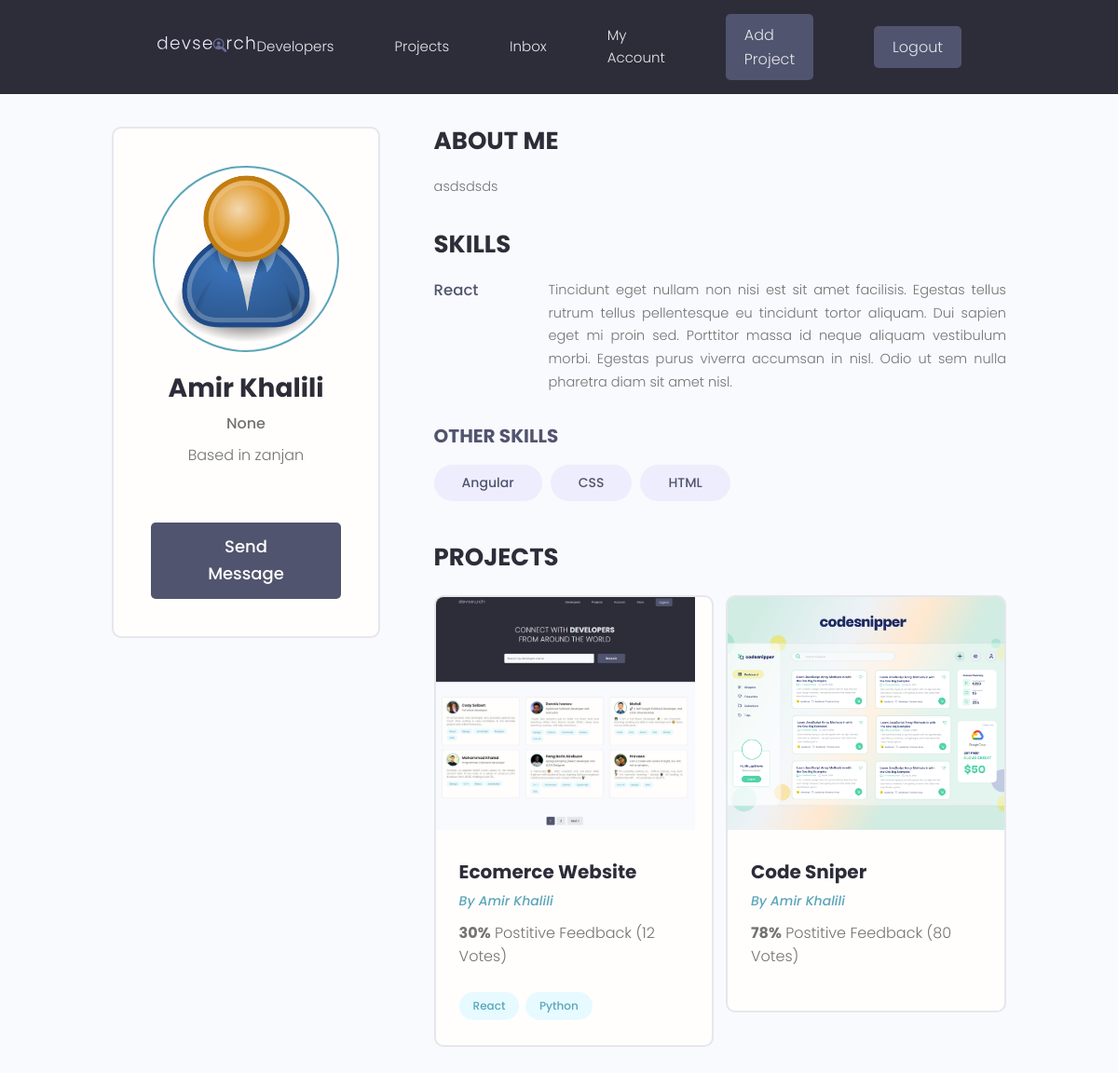
The app's page /profile/529a6cb2-aaae-4a01-9b07-c91d2c89b43c/ (signed in) with its own data.
### users/models.py (models this page shows, shortened)
class Profile(models.Model):
    user = models.OneToOneField(User, on_delete=models.CASCADE, null=True, blank=True)
    name = models.CharField(max_length=200, null=True, blank=True)
    email = models.EmailField(max_length=500, null=True, blank=True)
    username = models.CharField(max_length=200, null=True, blank=True)
    location = models.CharField(max_length=200, null=True, blank=True)
    short_intro = models.CharField(max_length=200, null=True, blank=True)
    bio = models.TextField(null=True, blank=True)
    profile_image = models.ImageField(null=True, blank=True, upload_to='profiles/', default='profiles/user-default.png')
    social_github = models.CharField(max_length=200, null=True, blank=True)
    social_twitter = models.CharField(max_length=200, null=True, blank=True)
    social_linkedin = models.CharField(max_length=200, null=True, blank=True)
    social_youtube = models.CharField(max_length=200, null=True, blank=True)
    social_website = models.CharField(max_length=200, null=True, blank=True)
    created = models.DateTimeField(auto_now_add=True)
    id = models.UUIDField(default=uuid.uuid4, unique=True, primary_key=True, editable=False)

class Skill(models.Model):
    owner = models.ForeignKey(Profile, on_delete=models.CASCADE, null=True, blank=True)
    name = models.CharField(max_length=200, null=True, blank=True)
    description = models.TextField(null=True, blank=True)
    created = models.DateTimeField(auto_now_add=True)
    id = models.UUIDField(default=uuid.uuid4, unique=True, primary_key=True, editable=False)
    def __str__(self):
        return str(self.name)

### projects/models.py (models this page shows, shortened)
class Project(models.Model):
    owner = models.ForeignKey(Profile, null=True, blank=True, on_delete=models.SET_NULL)
    title = models.CharField(max_length=200)
    description = models.TextField(null=True, blank= True) # null is for database and blank is for django
    featured_image = models.ImageField(null=True, blank= True, default='default.jpg')
    demo_link = models.CharField(max_length=2000, null=True, blank=True)
    source_link = models.CharField(max_length=2000, null=True, blank=True)
    tags = models.ManyToManyField('Tag', blank=True)
    vote_total = models.IntegerField(default=0, null=True, blank=True)
    vote_ratio = models.IntegerField(default=0, null=True, blank=True)
    created = models.DateTimeField(auto_now_add=True)
    id = models.UUIDField(default=uuid.uuid4, unique=True, primary_key=True, editable=False)

class Tag(models.Model):
    name = models.CharField(max_length=200)
    created = models.DateTimeField(auto_now_add=True)
    id = models.UUIDField(default=uuid.uuid4, unique=True, primary_key=True, editable=False)
    def __str__(self):
        return self.name

### users/views.py (the view)
# urls.py: path('profile/<str:pk>/', views.user_profile, name='user-profile'),
def user_profile(request, pk):
    profile = Profile.objects.get(id=pk)
    top_skills = profile.skill_set.exclude(description__exact="")
    other_skills = profile.skill_set.filter(description="")
    context = {'profile':profile, 'top_skills':top_skills, 'other_skills':other_skills}
    return render(request, 'users/user-profile.html', context)

### users/templates/users/user-profile.html (shortened to what this page needs)
{% extends 'main.html' %}
{% block content %}
<main class="profile my-md">
    <div class="container">
      <div class="layout">
        <div class="column column--1of3">
          <div class="card text-center">
            <div class="card__body dev">
              <img class="avatar avatar--xl" src="{{ profile.profile_image.url }}" />
              <h2 class="dev__name">{{profile.name}}</h2>
              <p class="dev__title">{{profile.short_intro}}</p>
              <p class="dev__location">Based in {{profile.location}}</p>
              <a href="#" class="btn btn--sub btn--lg">Send Message </a>
            </div>
          </div>
        </div>
        <div class="column column--2of3">
          <div class="devInfo">
            <h3 class="devInfo__title">About Me</h3>
            <p class="devInfo__about">{{profile.bio}}</p>
          </div>
          <div class="devInfo">
            <h3 class="devInfo__title">Skills</h3>
            <div class="devInfo__skills">
                {% for skill in top_skills %}
                <div class="devSkill">
                    <h4 class="devSkill__title">{{skill.name}}</h4>
                    <p class="devSkill__info">
                    {{skill.description}}
                    </p>
                </div>
                {% endfor %}
              <h3 class="devInfo__subtitle">Other Skills</h3>
              <div class="devInfo__otherSkills">
                {% for skill in other_skills %}
                <span class="tag tag--pill tag--sub tag--lg">
                  <small>{{skill}}</small>
                </span>
                {% endfor %}
              </div>
            </div>
          </div>
          <div class="devInfo">
            <h3 class="devInfo__title">Projects</h3>
            <div class="grid grid--two">
                {% for project in profile.project_set.all %}
                <div class="column">
                    <div class="card project">
                    <a href="{% url 'project' project.id %}" class="project">
                        <img class="project__thumbnail" src="{{project.featured_image.url}}" alt="project thumbnail" />
                        <div class="card__body">
                        <h3 class="project__title">{{project.title}}</h3>
                        <p><a class="project__author" href="{% url 'user-profile' project.owner.id %}">By {{project.owner.name}}</a></p>
                        <p class="project--rating">
                            <span style="font-weight: bold;">{{project.vote_ratio}}%</span> Postitive
                            Feedback ({{project.vote_total}} Vote{{project.vote_total|pluralize:"s"}})
                        </p>
                        <div class="project__tags">
                            {% for tag in project.tags.all %}
                            <span class="tag tag--pill tag--main">
                            <small>{{tag}}</small>
                            </span>
                            {% endfor %}
                        </div>
                        </div>
                    </a>
                    </div>
                </div>
                {% endfor %}
            </div>
          </div>
        </div>
      </div>
    </div>
  </main>
{% endblock content %}

### static/styles/app.css (style rules this page uses)
:root { --color-sub: #2d2d39; }
.btn--sub { background-color: var(--color-sub-light); }
.card { border: 2px solid var(--color-light); }
img { width: 100%; }
.profile .card > .dev { padding: 4rem; }
.dev__name { color: var(--color-sub); font-size: 2.8rem; font-weight: 700; margin-top: 1rem; margin-bottom: 0.5rem; }
.dev__title { font-size: 1.6rem; font-weight: 500; line-height: 1.3; }
.dev__location { margin-top: 1rem; }
.devInfo { margin-bottom: 3rem; }
.devInfo__title, .devInfo__subtitle { font-size: 2.6rem; color: var(--color-sub); text-transform: uppercase; font-weight: 700; margin-bottom: 1.5rem; }
.devInfo__subtitle { font-size: 2rem; color: var(--color-sub-light); }
.devInfo__about, .devSkill__info { font-size: 1.45rem; line-height: 1.7; text-align: justify; }
.devSkill { margin-bottom: 3rem; }
.devSkill__title { font-size: 1.65rem; font-weight: 500; color: var(--color-sub-light); }
@media screen and (min-width: 700px) { .devSkill { display: flex; justify-content: space-between; gap: 3rem; } }
@media screen and (min-width: 700px) { .devSkill__info { flex-basis: 80%; } }
.project__author { font-size: 1.4rem; font-style: italic; }
.project--rating { margin-bottom: 1.6em; margin-top: .5em; }
.project__thumbnail { height: 25rem; object-fit: cover; object-position: top center; }
.project__title { font-size: 2rem; font-weight: 700; color: var(--color-sub); }

### static/uikit/styles/modules/_variables.css (style rules this page uses)
:root { --color-main: #5aa5b9; --color-main-light: #e6faff; --color-sub: #3f4156; --color-sub-light: #51546e; --color-sub-lighter: #ededfd; --color-text: #737373; --color-gray: #8b8b8b; --color-light: #e5e7eb; --color-light-gray: #767676; --color-bg: #f8fafd; --color-white: #fffefd; --color-white-light: #f3f3f3; --color-success: #359e64; --color-success-bg: #def8e8; --color-error: #fc4b0b; --color-error-bg: #fff2ee; --font-base: 'Poppins', arial, helvetica, 'Segoe UI', roboto, ubuntu, sans-serif; --font-monospace: 'Fira Code', 'Courier New', courier, monospace; --font-regular: 300; --font-medium: 500; --font-bold: 700; --generic-shadow: 1px 1px 5px #00000010; --generic-transition: all 0.3s ease-in-out; }

### static/uikit/styles/modules/_base.css (style rules this page uses)
* { margin: 0; padding: 0; box-sizing: border-box; text-rendering: optimizeLegibility; color: inherit; font-size: inherit; }
html { font-size: 50%; }
@media only screen and (min-width: 480px) { html { font-size: 56.25%; } }
@media only screen and (min-width: 1200px) { html { font-size: 62.5%; } }
body { line-height: 1.6; font-weight: 400; font-size: 1.5rem; color: var(--color-text); background-color: var(--color-bg); min-height: 100vh; }

### static/uikit/styles/modules/_typography.css (style rules this page uses)
* { font-family: var(--font-base); }
h2 { font-size: 3.6rem; font-weight: var(--font-bold); }
h3 { font-size: 3.2rem; font-weight: var(--font-medium); }
h4 { font-size: 2.8rem; font-weight: var(--font-medium); }
p, span, strong { font-size: 1.6rem; color: var(--color-text); font-weight: var(--font-regular); }
a { padding-bottom: 2px; text-decoration: none; display: inline-block; color: var(--color-main); font-weight: var(--font-medium); }

### static/uikit/styles/modules/_utilities.css (style rules this page uses)
.container { width: 92%; max-width: 165rem; margin: 0 auto; box-sizing: border-box; }
@media screen and (min-width: 1000px) { .container { width: 90%; } }
@media screen and (min-width: 1200px) { .container { width: 80%; } }
.text-center { text-align: center; }
.my-md { margin: 3rem auto; }

### static/uikit/styles/modules/_avatar.css (style rules this page uses)
.avatar { border-radius: 50%; border: 2px solid var(--color-main); object-fit: cover; }
.avatar--xl { height: 20rem; width: 20rem; }

### static/uikit/styles/modules/_button.css (style rules this page uses)
.btn { display: inline-block; position: relative; cursor: pointer; background-color: var(--color-light); font-weight: var(--font-medium); color: var(--color-sub); text-decoration: none; padding: 1rem 2rem; border-radius: 0.5rem; border: none; width: -webkit-fit-content; width: -moz-fit-content; width: fit-content; height: -webkit-fit-content; height: -moz-fit-content; height: fit-content; font-size: 1.6rem; outline-width: 0; outline-color: transparent; -webkit-backface-visibility: hidden; backface-visibility: hidden; transition: all 0.3s ease-in-out; }
.btn--sub { background-color: var(--color-sub); color: var(--color-white); }
.btn--lg { font-size: 1.8rem; padding: 1.2rem 4.5rem; }

### static/uikit/styles/modules/_card.css (style rules this page uses)
.card { border-radius: 1rem; background-color: var(--color-white); border: 1.5px solid var(--color-light); width: auto; height: auto; margin-top: 0.5rem; margin-bottom: 0.5rem; overflow: hidden; }
.card__body, .card__header { padding: 2rem 2.5rem; }

### records on screen
Profile: profile_image (placeholder picture), name "Amir Khalili", short_intro "None", location "zanjan", bio "asdsdsds"
Skill: name "React", description "Tincidunt eget nullam non nisi est sit amet facilisis. Egestas tellus rutrum tellus pellentesque eu tincidunt tortor aliquam. Dui sapien eget mi proin sed. Porttitor massa id neque aliquam vestibulum morbi. Egestas purus viverra accumsan in nisl. Odio ut sem nulla pharetra diam sit amet nisl."
Skill: name "Angular"
Skill: name "CSS"
Skill: name "HTML"
Project: featured_image (picture), title "Ecomerce Website", owner.name "Amir Khalili", vote_ratio "30", vote_total "12"
Tag: name "React"
Tag: name "Python"
Project: featured_image (picture), title "Code Sniper", owner.name "Amir Khalili", vote_ratio "78", vote_total "80"
